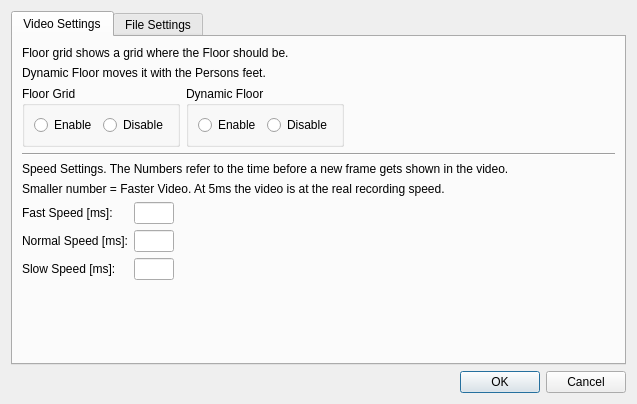
<?xml version="1.0" encoding="UTF-8"?>
<ui version="4.0">
 <class>Settings</class>
 <widget class="QDialog" name="Settings">
  <property name="geometry">
   <rect>
    <x>0</x>
    <y>0</y>
    <width>637</width>
    <height>404</height>
   </rect>
  </property>
  <property name="windowTitle">
   <string>Settings</string>
  </property>
  <layout class="QVBoxLayout" name="verticalLayout">
   <item>
    <widget class="QTabWidget" name="tabWidget">
     <property name="currentIndex">
      <number>0</number>
     </property>
     <widget class="QWidget" name="Video">
      <attribute name="title">
       <string>Video Settings</string>
      </attribute>
      <layout class="QVBoxLayout" name="verticalLayout_2">
       <item>
        <widget class="QLabel" name="label_8">
         <property name="text">
          <string>Floor grid shows a grid where the Floor should be.</string>
         </property>
        </widget>
       </item>
       <item>
        <widget class="QLabel" name="label_9">
         <property name="text">
          <string>Dynamic Floor moves it with the Persons feet.</string>
         </property>
        </widget>
       </item>
       <item>
        <layout class="QHBoxLayout" name="horizontalLayout_3">
         <item>
          <widget class="QGroupBox" name="groupBox">
           <property name="title">
            <string>Floor Grid</string>
           </property>
           <layout class="QHBoxLayout" name="horizontalLayout">
            <item>
             <widget class="QRadioButton" name="floorEnableRadioButton">
              <property name="text">
               <string>Enable</string>
              </property>
             </widget>
            </item>
            <item>
             <widget class="QRadioButton" name="floorDisableRadioButton">
              <property name="text">
               <string>Disable</string>
              </property>
              <property name="autoExclusive">
               <bool>true</bool>
              </property>
             </widget>
            </item>
           </layout>
          </widget>
         </item>
         <item>
          <widget class="QGroupBox" name="groupBox_2">
           <property name="title">
            <string>Dynamic Floor</string>
           </property>
           <layout class="QHBoxLayout" name="horizontalLayout_2">
            <item>
             <widget class="QRadioButton" name="dynamicEnableRadioButton">
              <property name="text">
               <string>Enable</string>
              </property>
             </widget>
            </item>
            <item>
             <widget class="QRadioButton" name="dynamicDisableRadioButton">
              <property name="text">
               <string>Disable</string>
              </property>
             </widget>
            </item>
           </layout>
          </widget>
         </item>
         <item>
          <spacer name="horizontalSpacer">
           <property name="orientation">
            <enum>Qt::Horizontal</enum>
           </property>
           <property name="sizeHint" stdset="0">
            <size>
             <width>40</width>
             <height>20</height>
            </size>
           </property>
          </spacer>
         </item>
        </layout>
       </item>
       <item>
        <widget class="Line" name="line">
         <property name="orientation">
          <enum>Qt::Horizontal</enum>
         </property>
        </widget>
       </item>
       <item>
        <widget class="QLabel" name="label_6">
         <property name="text">
          <string>Speed Settings. The Numbers refer to the time before a new frame gets shown in the video.</string>
         </property>
        </widget>
       </item>
       <item>
        <widget class="QLabel" name="label_7">
         <property name="text">
          <string>Smaller number = Faster Video. At 5ms the video is at the real recording speed.</string>
         </property>
        </widget>
       </item>
       <item>
        <layout class="QGridLayout" name="gridLayout">
         <item row="1" column="0">
          <widget class="QLabel" name="label_4">
           <property name="text">
            <string>Normal Speed [ms]:</string>
           </property>
          </widget>
         </item>
         <item row="2" column="0">
          <widget class="QLabel" name="label_5">
           <property name="text">
            <string>Slow Speed [ms]:</string>
           </property>
          </widget>
         </item>
         <item row="1" column="1">
          <widget class="QLineEdit" name="normalLineEdit">
           <property name="sizePolicy">
            <sizepolicy hsizetype="Minimum" vsizetype="Fixed">
             <horstretch>0</horstretch>
             <verstretch>0</verstretch>
            </sizepolicy>
           </property>
           <property name="maximumSize">
            <size>
             <width>40</width>
             <height>16777215</height>
            </size>
           </property>
           <property name="text">
            <string/>
           </property>
          </widget>
         </item>
         <item row="0" column="1">
          <widget class="QLineEdit" name="fastLineEdit">
           <property name="sizePolicy">
            <sizepolicy hsizetype="Minimum" vsizetype="Fixed">
             <horstretch>0</horstretch>
             <verstretch>0</verstretch>
            </sizepolicy>
           </property>
           <property name="maximumSize">
            <size>
             <width>40</width>
             <height>16777215</height>
            </size>
           </property>
           <property name="text">
            <string/>
           </property>
          </widget>
         </item>
         <item row="2" column="1">
          <widget class="QLineEdit" name="slowLineEdit">
           <property name="sizePolicy">
            <sizepolicy hsizetype="Minimum" vsizetype="Fixed">
             <horstretch>0</horstretch>
             <verstretch>0</verstretch>
            </sizepolicy>
           </property>
           <property name="maximumSize">
            <size>
             <width>40</width>
             <height>16777215</height>
            </size>
           </property>
           <property name="text">
            <string/>
           </property>
          </widget>
         </item>
         <item row="0" column="0">
          <widget class="QLabel" name="label_3">
           <property name="text">
            <string>Fast Speed [ms]:</string>
           </property>
          </widget>
         </item>
         <item row="1" column="2">
          <spacer name="horizontalSpacer_3">
           <property name="orientation">
            <enum>Qt::Horizontal</enum>
           </property>
           <property name="sizeType">
            <enum>QSizePolicy::Expanding</enum>
           </property>
           <property name="sizeHint" stdset="0">
            <size>
             <width>40</width>
             <height>20</height>
            </size>
           </property>
          </spacer>
         </item>
        </layout>
       </item>
       <item>
        <spacer name="verticalSpacer">
         <property name="orientation">
          <enum>Qt::Vertical</enum>
         </property>
         <property name="sizeHint" stdset="0">
          <size>
           <width>20</width>
           <height>45</height>
          </size>
         </property>
        </spacer>
       </item>
      </layout>
     </widget>
     <widget class="QWidget" name="File">
      <attribute name="title">
       <string>File Settings</string>
      </attribute>
      <layout class="QVBoxLayout" name="verticalLayout_3">
       <item>
        <layout class="QGridLayout" name="gridLayout_4">
         <item row="0" column="1">
          <widget class="QLineEdit" name="annotatorLineEdit"/>
         </item>
         <item row="0" column="0">
          <widget class="QLabel" name="label_13">
           <property name="text">
            <string>Annotator ID:</string>
           </property>
          </widget>
         </item>
         <item row="0" column="2">
          <spacer name="horizontalSpacer_4">
           <property name="orientation">
            <enum>Qt::Horizontal</enum>
           </property>
           <property name="sizeHint" stdset="0">
            <size>
             <width>40</width>
             <height>20</height>
            </size>
           </property>
          </spacer>
         </item>
        </layout>
       </item>
       <item>
        <widget class="Line" name="line_2">
         <property name="orientation">
          <enum>Qt::Horizontal</enum>
         </property>
        </widget>
       </item>
       <item>
        <layout class="QGridLayout" name="gridLayout_3">
         <item row="0" column="0">
          <widget class="QLabel" name="label_10">
           <property name="text">
            <string>Unlabeled File Directory:</string>
           </property>
          </widget>
         </item>
         <item row="1" column="1">
          <widget class="QLineEdit" name="labeledLineEdit">
           <property name="enabled">
            <bool>true</bool>
           </property>
           <property name="readOnly">
            <bool>false</bool>
           </property>
          </widget>
         </item>
         <item row="0" column="1">
          <widget class="QLineEdit" name="unlabeledLineEdit">
           <property name="enabled">
            <bool>true</bool>
           </property>
           <property name="readOnly">
            <bool>false</bool>
           </property>
          </widget>
         </item>
         <item row="1" column="0">
          <widget class="QLabel" name="label_11">
           <property name="text">
            <string>Labeled File Directory:</string>
           </property>
          </widget>
         </item>
         <item row="1" column="3">
          <spacer name="horizontalSpacer_2">
           <property name="orientation">
            <enum>Qt::Horizontal</enum>
           </property>
           <property name="sizeHint" stdset="0">
            <size>
             <width>40</width>
             <height>20</height>
            </size>
           </property>
          </spacer>
         </item>
         <item row="0" column="2">
          <widget class="QPushButton" name="unlabeledButton">
           <property name="text">
            <string>Browse</string>
           </property>
          </widget>
         </item>
         <item row="1" column="2">
          <widget class="QPushButton" name="labeledButton">
           <property name="text">
            <string>Browse</string>
           </property>
          </widget>
         </item>
        </layout>
       </item>
       <item>
        <spacer name="verticalSpacer_2">
         <property name="orientation">
          <enum>Qt::Vertical</enum>
         </property>
         <property name="sizeHint" stdset="0">
          <size>
           <width>20</width>
           <height>40</height>
          </size>
         </property>
        </spacer>
       </item>
      </layout>
     </widget>
    </widget>
   </item>
   <item>
    <widget class="QDialogButtonBox" name="buttonBox">
     <property name="orientation">
      <enum>Qt::Horizontal</enum>
     </property>
     <property name="standardButtons">
      <set>QDialogButtonBox::Cancel|QDialogButtonBox::Ok</set>
     </property>
    </widget>
   </item>
  </layout>
 </widget>
 <resources/>
 <connections>
  <connection>
   <sender>buttonBox</sender>
   <signal>rejected()</signal>
   <receiver>Settings</receiver>
   <slot>reject()</slot>
   <hints>
    <hint type="sourcelabel">
     <x>295</x>
     <y>339</y>
    </hint>
    <hint type="destinationlabel">
     <x>286</x>
     <y>274</y>
    </hint>
   </hints>
  </connection>
  <connection>
   <sender>floorDisableRadioButton</sender>
   <signal>toggled(bool)</signal>
   <receiver>dynamicEnableRadioButton</receiver>
   <slot>setDisabled(bool)</slot>
   <hints>
    <hint type="sourcelabel">
     <x>120</x>
     <y>112</y>
    </hint>
    <hint type="destinationlabel">
     <x>208</x>
     <y>112</y>
    </hint>
   </hints>
  </connection>
  <connection>
   <sender>floorDisableRadioButton</sender>
   <signal>toggled(bool)</signal>
   <receiver>dynamicDisableRadioButton</receiver>
   <slot>setDisabled(bool)</slot>
   <hints>
    <hint type="sourcelabel">
     <x>120</x>
     <y>112</y>
    </hint>
    <hint type="destinationlabel">
     <x>270</x>
     <y>112</y>
    </hint>
   </hints>
  </connection>
  <connection>
   <sender>buttonBox</sender>
   <signal>accepted()</signal>
   <receiver>Settings</receiver>
   <slot>accept()</slot>
   <hints>
    <hint type="sourcelabel">
     <x>242</x>
     <y>341</y>
    </hint>
    <hint type="destinationlabel">
     <x>242</x>
     <y>180</y>
    </hint>
   </hints>
  </connection>
 </connections>
</ui>
